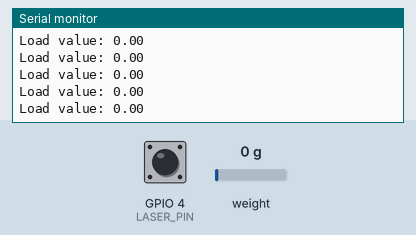
This sketch was run on a simulated ESP32. Parts: the last lines printed to the serial monitor. The inputs (shaded band) are chosen by the test bench; at power-on: GPIO 4 (LASER_PIN) HIGH, weight on the scale 0 g.

Above: at 3.9 s.
4.0 s: GPIO 4 (LASER_PIN) pulled LOW for 0.15 s
5.6 s: weight on the scale set to 100 g
At 5.92 s:
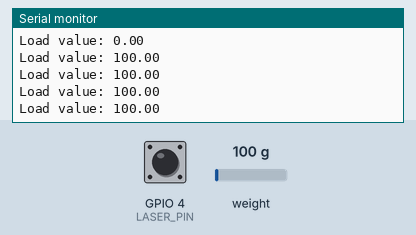
7.1 s: GPIO 4 (LASER_PIN) pulled LOW for 1 s
9.6 s: weight on the scale set to 1250 g
At 9.93 s:
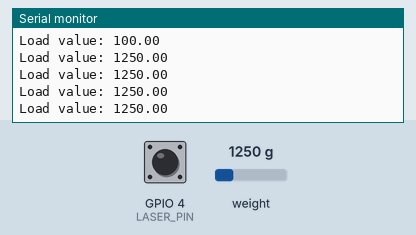
Timing chart, 0 to 12.1 s (numbered marks = the images above; inputs shaded):
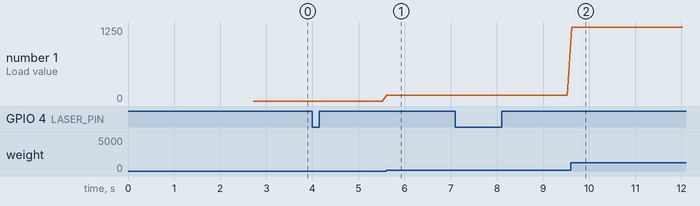

Measured:
- after the input at 5.6 s, the serial monitor: prints a new line at once (image 1)
- after the input at 9.6 s, the serial monitor: prints a new line at once (image 2)
- plotted number 1: 0 → 100 after the input at 5.6 s, 100 → 1250 after the input at 9.6 s

The sketch:

spintron.ino
```cpp
#include "slave.h"

const int CALCULATION_TIME_MS = 2000;
const int DELAY_MS = 10;

int rotations = 0;

unsigned long startTime;

void setup() {
  Serial.begin(115200); delay(100);
  Serial.println();
  Serial.println("Starting...");

  steupSlave();

  setupLoadCell();
  setupLaser();

  startTime = millis();
}

void loop() {
  float force = readForce();
  if (force != -1.0f) {
    // forceValues[forceIndex++] = force;
    // Serial.println("Got force: ")
    sendData(force, false);
  }

  if (hasCompletedRotation()) {
    rotations++;
    Serial.print("Roation: ");
    Serial.println(rotations);

    sendData(-1, true);
  }

  // // If more than calculated time ms has passed then do the
  // // calculation
  // if (millis() - startTime >= CALCULATION_TIME_MS) {
  //   // calculate some shit

  //   forceIndex = 0;
  //   startTime = millis();
  // }

  // delay(100);

}
```

laser.ino
```cpp
const int LASER_PIN = 4;

void setupLaser() {
  pinMode(LASER_PIN, INPUT_PULLUP);
// do some setup
}

bool readLaser() {
  if (digitalRead(LASER_PIN) == LOW) {
    return true;
  } else {
    return false;
  }
}
```

loadCell.ino
```cpp
#include <HX711_ADC.h>
#if defined(ESP8266)|| defined(ESP32) || defined(AVR)
#include <EEPROM.h>
#endif

const int HX711_dout = 5; //mcu > HX711 dout pin
const int HX711_sck = 6; //mcu > HX711 sck pin

HX711_ADC LoadCell(HX711_dout, HX711_sck);

const int calVal_eepromAdress = 0;
const float calibrationValue = 696.0;

void setupLoadCell() {
  //EEPROM.begin(512); // uncomment this if you use ESP8266/ESP32 and want to fetch the calibration value from eeprom
  //EEPROM.get(calVal_eepromAdress, calibrationValue); // uncomment this if you want to fetch the calibration value from eeprom

  unsigned long stabilizingtime = 2000; // preciscion right after power-up can be improved by adding a few seconds of stabilizing time
  boolean _tare = false; //set this to false if you don't want tare to be performed in the next step

  LoadCell.begin();
  LoadCell.start(stabilizingtime, _tare);

  if (LoadCell.getTareTimeoutFlag()) {
    Serial.println("Timeout, check MCU>HX711 wiring and pin designations");
    while (1);
  } else {
    LoadCell.setCalFactor(calibrationValue); // set calibration value (float)
    Serial.println("Startup is complete");
  }
}


const int forceRefreshInterval = 10;
float readForce() {
  static boolean newDataReady = 0;
  static uint32_t lastGotData = millis();

  uint32_t currentTime = millis();

  if (currentTime - forceRefreshInterval < lastGotData) {
    return -1;
  }

  // Serial.println("Waiting for load cell");

  // check for new data/start next conversion:
  if (!LoadCell.update()) {
    return -1;
  }

  lastGotData = millis();

  float data = LoadCell.getData();
  // float data = 5.0f;
  Serial.print("Load value: ");
  Serial.println(data);

  return data;
}
```

rotation.ino
```cpp
bool hasCompletedRotation() {
  static bool prevHigh = false;

  bool laserValue = readLaser();

  if (laserValue) {
    Serial.println("Laser hit!");
  }

  if (!prevHigh && laserValue) {
    prevHigh = true;
    Serial.println("Did rotation");
    return true;
  }

  prevHigh = readLaser();
  return false;
}
```

slave.h
```cpp
#include <esp_now.h>
#include <WiFi.h>

// gabriel

String success;
void OnDataSent(const uint8_t* mac_addr, esp_now_send_status_t status) {
  // Serial.print("Last Packet Send Status:\t");
  if (status != ESP_NOW_SEND_SUCCESS) {
    Serial.println("Delivery Fail");
  }
  // Serial.println(status == ESP_NOW_SEND_SUCCESS ? "Delivery Success" : "Delivery Fail");
  if (status == 0) success = "Delivery Success :)";
  else success = "Delivery Fail :(";
}


// REPLACE WITH THE MAC Address of your receiver
uint8_t broadcastAddress[] = { 0xCC, 0x8D, 0xA2, 0x10, 0x2D, 0xDC };  //{0x24, 0x62, 0xAB, 0xE0, 0x64, 0x54};

// Variable to store if sending data was successful


//Structure example to send data
//Must match the receiver structure
typedef struct struct_message {
  float force;
  bool rotation;
} struct_message;

// Create a struct_message called BME280Readings to hold sensor readings
struct_message sending_struct;

// Create a struct_message to hold incoming sensor readings
struct_message incomingReadings;
bool incomingReadingsOK = false;

esp_now_peer_info_t peerInfo;

// Callback when data is sent

void steupSlave() {

  // Set device as a Wi-Fi Station
  WiFi.mode(WIFI_STA);
  delay(100);  // short delay for initialisation
  Serial.print("WiFi MAC address ");
  Serial.println(WiFi.macAddress());

  // Init ESP-NOWesp now max message size
  if (esp_now_init() != ESP_OK) {
    Serial.println("Error initializing ESP-NOW");
    return;
  }
  delay(100);  // short delay for initialisation
  byte mac[6];
  WiFi.macAddress(mac);
  Serial.printf("ESP-NOW initialised MAC address %02X:%02X:%02X:%02X:%02X:%02X\n",
                mac[0], mac[1], mac[2], mac[3], mac[4], mac[5]);
  // Once ESPNow is successfully Init, we will register for Send CB to
  // get the status of Trasnmitted packet
  esp_now_register_send_cb(OnDataSent);

  // Register peer
  memcpy(peerInfo.peer_addr, broadcastAddress, 6);
  peerInfo.channel = 0;
  peerInfo.encrypt = false;

  // Add peer
  if (esp_now_add_peer(&peerInfo) != ESP_OK) {
    Serial.println("Failed to add peer");
    return;
  }
  // Register for a callback function that will be called when data is received
  // esp_now_register_recv_cb(OnDataRecv);
}

void sendData(float force, bool rotation) {
  // Set values to send

  sending_struct.force = force;
  sending_struct.rotation = rotation;

  // Send message via ESP-NOW
  esp_err_t result = esp_now_send(broadcastAddress, (uint8_t*)&sending_struct, sizeof(sending_struct));

  if (result != ESP_OK) Serial.println("esp_now_send() returns Error");
}
```
